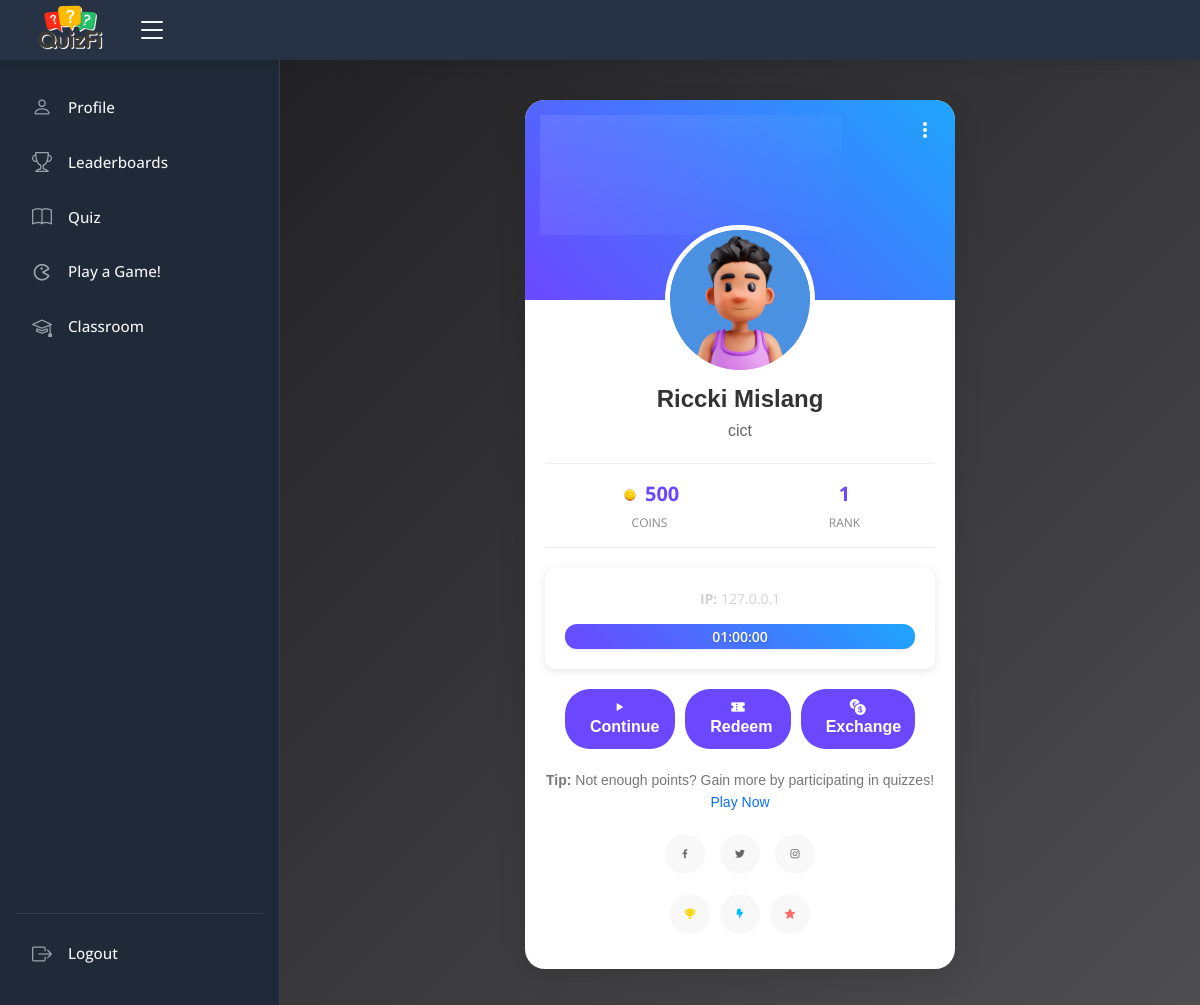
The page /students/user_profile.php (signed in) on the database its author committed.
### tables this page shows
CREATE TABLE IF NOT EXISTS `students` (
  `student_id` int NOT NULL AUTO_INCREMENT,
  `user_id` int NOT NULL,
  `lastname` varchar(255) NOT NULL,
  `firstname` varchar(255) NOT NULL,
  `year` varchar(255) NOT NULL,
  `department` varchar(255) NOT NULL,
  `score` int NOT NULL DEFAULT '0',
  `duration` int NOT NULL DEFAULT '0',
  `status` enum('active','inactive') NOT NULL DEFAULT 'inactive',
  `start_time` timestamp NOT NULL,
  `ranking_id` int DEFAULT NULL,
  `ip_address` varchar(255) DEFAULT NULL,
  `profile_path` text,
  `id_photo` varchar(255) NOT NULL,
  PRIMARY KEY (`student_id`),
  UNIQUE KEY `ranking_id` (`ranking_id`),
  KEY `user_id` (`user_id`)
);

### students/includes/session.php (called while the page is built, shortened)
<?php
include 'db/dbconn.php';
$user_id = $_SESSION['user_id'];
$stmt = $conn->prepare("SELECT * FROM students WHERE user_id = ?");
$stmt->bind_param('i', $user_id);
$stmt->execute();
$result = $stmt->get_result();
$row1 = $result->fetch_assoc();
$student_score = $row1['score'] ?? 0;
function getUserIP()
{
    return $_SERVER['REMOTE_ADDR'];
}
$user_ip = getUserIP();
?>

### students/user_profile.php (the view, shortened to what this page needs)
<?php
include 'includes/header.php';
include 'includes/session.php';
?>
<link rel="stylesheet" href="css/user_profile.css">
<link rel="stylesheet" href="css/loading-screen.css">
<body>
    <header id="header" class="header fixed-top d-flex align-items-center">
        <?php include 'includes/nav-top.php'; ?>
        <?php include 'includes/sidebar.php'; ?>
        <main id="main" class="main" height="100vh">
            <section class="section">
                <div class="profile-card">
                    <div class="card-header">
                        <div class="menu">
                            <div class="dots1" onclick="changeProfile(event)">
                                <div class="dot1"></div>
                                <div class="dot1"></div>
                                <div class="dot1"></div>
                            </div>
                        </div>
                        <div class="profile-img-wrapper">
                            <img class="profile-img" src="<?php echo $row1['profile_path']; ?>" alt="Profile Picture">
                        </div>
                    </div>
                    <div class="card-content">
                        <h2 class="profile-name">
                            <?php echo htmlspecialchars($row1['firstname'] . ' ' . $row1['lastname']); ?>
                        </h2>
                        <p class="profile-role">
                            <?php echo htmlspecialchars($row1['department']); ?>
                        </p>
                        <div class="profile-stats">
                            <div class="stat-item">
                                <div class="stat-value">
                                    <img src="assets/img/coin.png" alt="Coins" style="width: 20px; height: 20px;">
                                    <?php echo htmlspecialchars($student_score); ?>
                                </div>
                                <div class="stat-label">Coins</div>
                            </div>
                            <div class="stat-item">
                                <div class="stat-value"><?php echo htmlspecialchars("1"); ?></div>
                                <div class="stat-label">Rank</div>
                            </div>
                        </div>
                        <div class="timer-section">
                            <p class="ip-address"><strong>IP:</strong> <?php echo htmlspecialchars($user_ip); ?></p>
                            <div class="progress-container mt-3 bg-white shadow-sm rounded">
                                <div id="progress-bar" class="progress-bar bg-primary rounded">
                                    <span id="time-remaining" class="text-dark position-absolute w-100"></span>
                                </div>
                            </div>
                        </div>
                        <div class="profile-actions">
                            <button type="button" class="action-btn primary-btn" id="continue-btn"
                                style="display: none;">
                                <i class='bx bx-play'></i> Continue
                            </button>
                            <button id="voucher-button" type="button" class="action-btn primary-btn">
                                <i class="bx bxs-coupon"></i> Redeem
                            </button>
                            <a href="convert_voucher.php" class="action-btn primary-btn">
                                <i class="bi bi-currency-exchange"></i> Exchange
                            </a>
                        </div>
                        <div class="profile-bio">
                            <strong>Tip:</strong> Not enough points? Gain more by participating in quizzes!
                            <a href="take_quiz.php" class="text-primary">Play Now</a>
                        </div>
                        <div class="social-links">
                            <a href="javascript:void(0);" class="social-icon badge" data-tooltip="Coming Soon!..">
                                <i class='bx bxl-facebook'></i>
                            </a>
                            <a href="javascript:void(0);" class="social-icon badge" data-tooltip="Coming Soon!..">
                                <i class='bx bxl-twitter'></i>
                            </a>
                            <a href="javascript:void(0);" class="social-icon badge" data-tooltip="Coming Soon!..">
                                <i class='bx bxl-instagram'></i>
                            </a>
                        </div>
                        <div class="achievements">
                            <div class="badge" data-tooltip="Quiz Master">
                                <i class='bx bxs-trophy' style="color: #FFD700;"></i>
                            </div>
                            <div class="badge" data-tooltip="Fast Learner">
                                <i class='bx bxs-bolt' style="color: #00BFFF;"></i>
                            </div>
                            <div class="badge" data-tooltip="Top Performer">
                                <i class='bx bxs-star' style="color: #FF6B6B;"></i>
                            </div>
                        </div>
                    </div>
                </div>
            </section>
        </main>
</body>
</html>

### students/css/style.css (style rules this page uses)
body { background: var(--background); font-family: "Open Sans", sans-serif; color: #444444; }
a { color: #4154f1; text-decoration: none; }
h1, h2, h3, h4, h5, h6 { font-family: "Nunito", sans-serif; }
#main { margin-top: 60px; padding: 20px 30px; transition: all 0.3s; }
.card-header, .card-footer { border-color: #ebeef4; background-color: #fff; color: #798eb3; padding: 15px; }
.header { transition: all 0.5s; z-index: 997; height: 60px; box-shadow: 0px 2px 20px rgba(0, 0, 0, 0.1); background-color: #273345; padding-left: 20px; }

### students/css/sidebar.css (style rules this page uses)
@media (min-width: 1200px) { #main, #footer { margin-left: 280px; } }

### rows shown on the page
students: profile_path (picture), firstname+lastname "Riccki Mislang", department "cict", score "500"

### other values the page prints
$user_ip "127.0.0.1"
